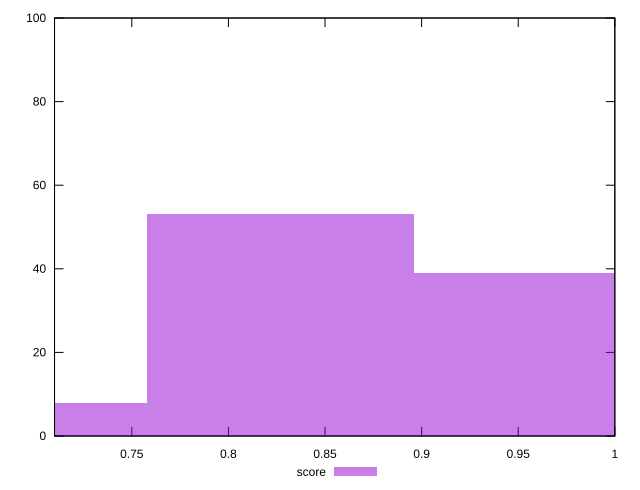

This chart was generated by the following gnuplot code:
reset

$score <<EOF
0.9647322040141674 39
0.8269133177264292 53
0.689094431438691 8
EOF

set key outside below
set boxwidth 0.1378188862877382
set xrange [0.71:1]
set yrange [0:100]
set trange [0:100]
set style fill transparent solid 0.5 noborder
set terminal svg size 640, 490 enhanced background rgb 'white'
set output "reprap/unused-css-rules/samples/pages+cached+noexternal+nomedia/score/histogram.svg"

plot $score title "score" with boxes

reset
